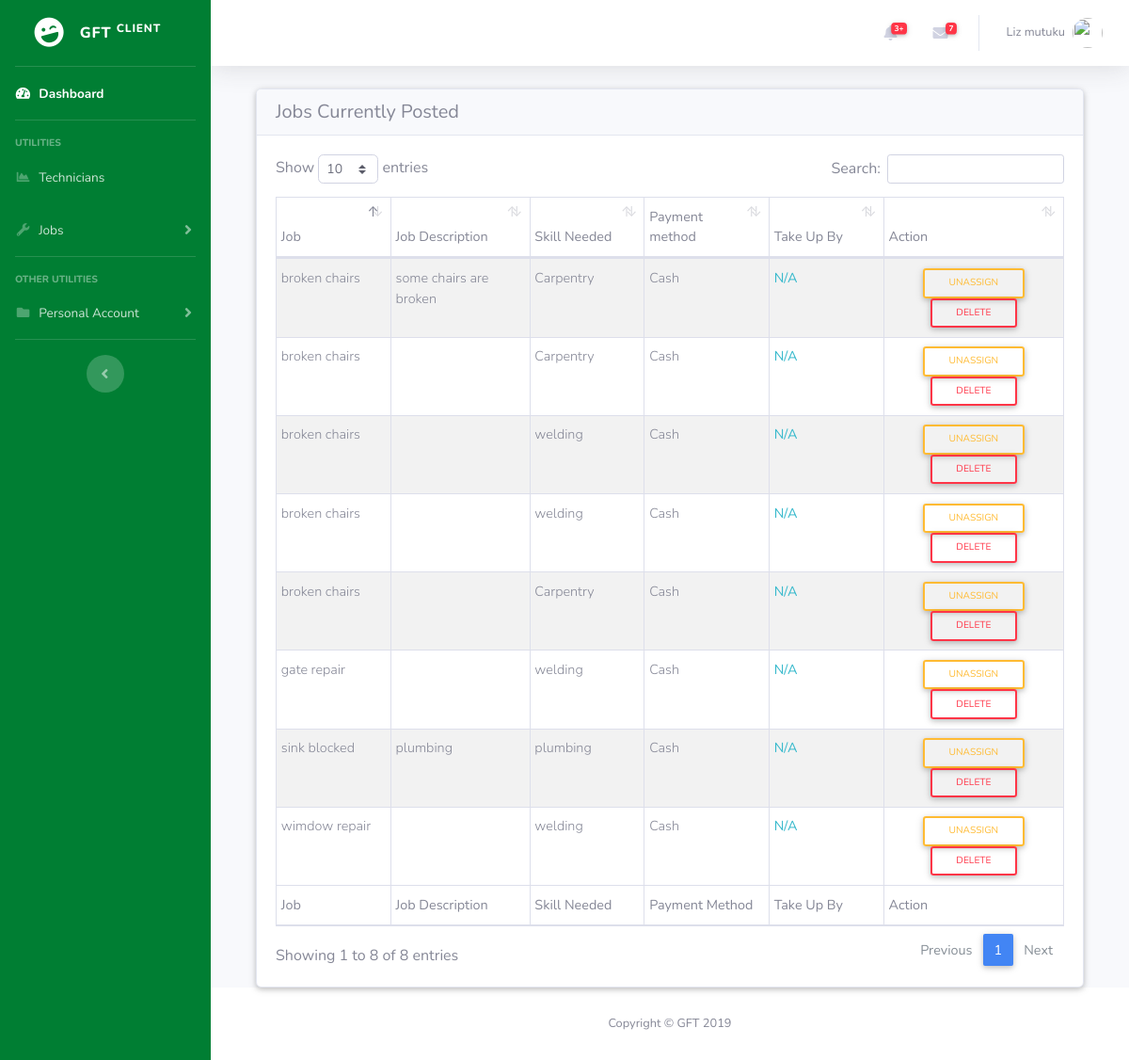
Screenshot of /client/jobsincomplete.php (signed in) with the database file from the repository.
### tables this page shows
CREATE TABLE `users` (
  `C_id` int(255) NOT NULL,
  `first_name` varchar(255) NOT NULL,
  `second_name` varchar(255) NOT NULL,
  `national_id` int(20) NOT NULL,
  `email` varchar(100) NOT NULL,
  `password` varchar(100) NOT NULL,
  `role` varchar(100) NOT NULL
);

CREATE TABLE `job` (
  `J_Id` int(100) NOT NULL,
  `job_name` varchar(20) NOT NULL,
  `job_description` varchar(255) NOT NULL,
  `skill_needed` varchar(50) NOT NULL,
  `assigned_by` varchar(100) NOT NULL,
  `assigned_to` varchar(100) NOT NULL,
  `payment_method` varchar(20) NOT NULL,
  `job_status` tinyint(1) NOT NULL
);

### client/jobsincomplete.php (the view, shortened to what this page needs)
<?php
include 'functions/action.php';
?>
<!DOCTYPE html>
<html>
<head>
  <link href="../Admin/vendor/fontawesome-free/css/all.min.css" rel="stylesheet" type="text/css">
  <link href="../bootstrap-4.2.1-dist/css/mdb.min.css" rel="stylesheet">
  <link href="../Admin/css/sb-admin-2.min.css" rel="stylesheet">
  <link href="../Admin/vendor/datatables/dataTables.bootstrap4.min.css" rel="stylesheet">
</head>
<body id="page-top">
  <div id="wrapper">
    <?php include '../includes/ClientNav.php'; ?>
    <div id="content-wrapper" class="d-flex flex-column">
      <div id="content">
        <?php include '../includes/ClientTop.php'; ?>
        <div class="container-fluid">
        <div class="container-fluid">
          <div class="card">
            <h5 class="card-header h5">Jobs Currently Posted</h5>
          <div class="card-body">
          <table id="dataTable" class="table table-striped table-bordered table-sm" cellspacing="0" width="100%">
            <thead>
              <tr>
              <th class="th-sm">Job</th>
              <th class="th-sm">Job Description</th>
              <th class="th-sm">Skill Needed</th>
              <th class="th-sm">Payment method</th>
              <th class="th-sm">Take Up By</th>
              <th class="th-sm">Action</th>
              </tr>
            </thead>
            <tbody>
              <?php
                  $jobcompleted = mysqli_query($con, "SELECT * FROM job WHERE assigned_by='$names' AND job_status!=2 AND job_status!=3");
                  while ($row = mysqli_fetch_array($jobcompleted)) {
              ?>
              <tr>
                <td><?php echo $row['job_name'] ;?></td>
                <td><?php echo $row['job_description'] ;?></td>
                <td><?php echo $row['skill_needed'] ;?></td>
                <td><?php echo $row['payment_method'] ;?></td>
                <?php
                $prof = $row['assigned_to'];
                if (!$prof) {
                  $msg = "<strong class='text-info'>N/A</strong>";
                }
                ?>
                <td><?php echo $msg ;?></td>
                <td class='text-center'>
                  <button type='button' class='btn btn-outline-warning btn-sm m-0 waves-effect' data-toggle='modal' data-target="#unassign<?= $row['J_Id']; ?>"> Unassign</button>
                  <button type='button' class='btn btn-outline-danger btn-sm m-0 waves-effect' data-toggle='modal' data-target="#delete<?= $row['J_Id']; ?>"> Delete</i></button>
                </td>
              </tr>
              <?php }
          ?>
            </tbody>
            <tfoot>
              <tr>
              <th class="th-sm">Job</th>
              <th class="th-sm">Job Description</th>
              <th class="th-sm">Skill Needed</th>
              <th class="th-sm">Payment Method</th>
              <th class="th-sm">Take Up By</th>
              <th class="th-sm">Action</th>
              </tr>
            </tfoot>
          </table>
        </div>
      </div>
        </div>
      </div>
    <?php include '../includes/AdminFoot.php'; ?>
    </div>
</body>
</html>

### includes/ClientTop.php (shortened to what this page needs)
<?php
    if($_SESSION['client'])
  {
      include '../includes/db-conn.php';
      $email=$_SESSION['client'];
      $user = mysqli_query($con, "SELECT * FROM users WHERE `email`='$email'");
      while($get_user = mysqli_fetch_assoc($user))
      {
          $fname=$get_user['first_name'];
          $sname=$get_user['second_name'];
          $names = $fname.' '.$sname;
      }
  }
  else{
      header('location:../login.php');
  }
?>
<!DOCTYPE html>
<html>
<head>
</head>
        <nav class="navbar navbar-expand navbar-light bg-white topbar mb-4 static-top shadow">
          <ul class="navbar-nav ml-auto">
            <li class="nav-item dropdown no-arrow mx-1">
              <a class="nav-link dropdown-toggle" href="#" id="alertsDropdown" role="button" data-toggle="dropdown" aria-haspopup="true" aria-expanded="false">
                <i class="fas fa-bell fa-fw"></i>
                <span class="badge badge-danger badge-counter">3+</span>
              </a>
            </li>
            <li class="nav-item dropdown no-arrow mx-1">
              <a class="nav-link dropdown-toggle" href="#" id="messagesDropdown" role="button" data-toggle="dropdown" aria-haspopup="true" aria-expanded="false">
                <i class="fas fa-envelope fa-fw"></i>
                <span class="badge badge-danger badge-counter">7</span>
              </a>
            </li>
            <li class="nav-item dropdown no-arrow">
              <a class="nav-link dropdown-toggle" href="#" id="userDropdown" role="button" data-toggle="dropdown" aria-haspopup="true" aria-expanded="false">
                <span class="mr-2 d-none d-lg-inline text-gray-600 small"><?php echo $names; ?></span>
                <img class="img-profile rounded-circle" src="<?php echo $url; ?>">
              </a>
            </li>
          </ul>
        </nav>
</html>

### rows the page displays
users: names "Liz mutuku"
job: job_name "broken chairs", job_description "some chairs are broken", skill_needed "Carpentry", payment_method "Cash", assigned_to "N/A"
job: job_name "sink blocked", job_description "plumbing", skill_needed "plumbing", payment_method "Cash", assigned_to "N/A"
job: job_name "broken chairs", skill_needed "Carpentry", payment_method "Cash", assigned_to "N/A"
job: job_name "broken chairs", skill_needed "welding", payment_method "Cash", assigned_to "N/A"
job: job_name "broken chairs", skill_needed "welding", payment_method "Cash", assigned_to "N/A"
job: job_name "broken chairs", skill_needed "Carpentry", payment_method "Cash", assigned_to "N/A"
job: job_name "gate repair", skill_needed "welding", payment_method "Cash", assigned_to "N/A"
job: job_name "wimdow repair", skill_needed "welding", payment_method "Cash", assigned_to "N/A"
